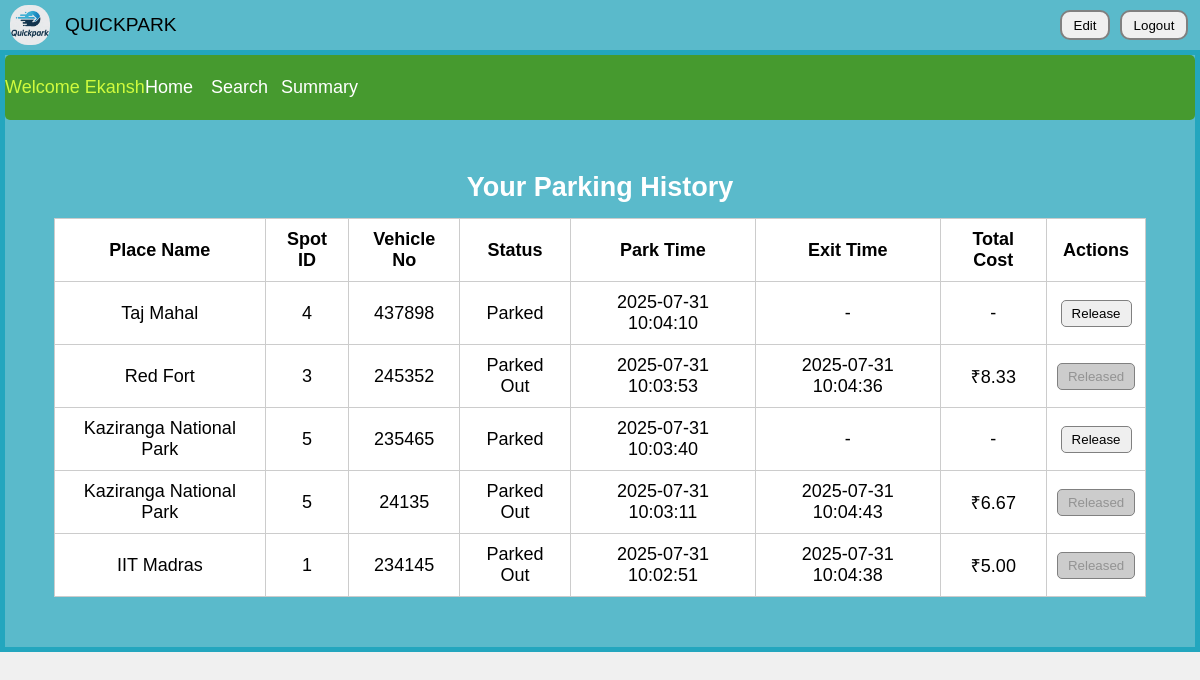
The app's page /user-home (signed in) with its own data.
### tables this page shows
CREATE TABLE Parking_History (
    id INTEGER PRIMARY KEY AUTOINCREMENT,
    user_id INTEGER NOT NULL,
    place_name TEXT NOT NULL,
    address TEXT NOT NULL,
    pincode TEXT NOT NULL,
    spot_id INTEGER NOT NULL,
    vehicle_no TEXT NOT NULL,
    status TEXT NOT NULL CHECK(status IN ('parked', 'parked out')),
    park_time TEXT NOT NULL,
    exit_time TEXT,
    price_per_hour REAL NOT NULL,
    total_cost REAL DEFAULT 0,
    FOREIGN KEY (user_id) REFERENCES users(id),
    FOREIGN KEY (spot_id) REFERENCES Parking_Details(id)
);

### application.py (the view)
@app.route('/user-home')
def user_home():
    if 'user_id' not in session or session.get('is_admin'):
        return redirect(url_for('login'))
    db = get_db()
    history = db.execute("""
        SELECT * FROM Parking_History
        WHERE user_id = ?
        ORDER BY park_time DESC
    """, (session['user_id'],)).fetchall()
    return render_template('user-home.html', history=history)

### application.py (called while the page is built)
def get_db():
    if 'db' not in g:
        g.db = sqlite3.connect(DATABASE)
        g.db.row_factory = sqlite3.Row
    return g.db

### templates/user-home.html (shortened to what this page needs)
<!DOCTYPE html>
<html>
<head>
    <link rel="stylesheet" href="{{ url_for('static', filename='style/style-user.css') }}">
</head>
<body>
    <div class="header">
        <div class="logo">
            <img class="logo-img" src="{{ url_for('static', filename='style/images/LOGO.png') }}">
        </div>
        <div class="name">QUICKPARK</div>
        <div class="edit">
            <a href="{{ url_for('edit_profile') }}">
                <button class="edit-button">Edit</button>
            </a>
        </div>
        <div class="logout">
            <a href="{{ url_for('logout') }}">
                <button class="logout-button">Logout</button>
            </a>
        </div>
    </div>
    <div class="container">
        <div class="nav-bar">
            <div class="admin"><p>Welcome {{ session['username'] }}</p></div>
            <div class="home"><a href="{{ url_for('user_home') }}">Home</a></div>
            <div class="search"><a href="{{ url_for('user_search') }}">Search</a></div>
            <div class="summary"><a href="{{ url_for('user_summary') }}">Summary</a></div>
        </div>
        <div class="lot-details">
            <h2>Your Parking History</h2>
            <table border="1">
                <thead>
                    <tr>
                        <th>Place Name</th>
                        <th>Spot ID</th>
                        <th>Vehicle No</th>
                        <th>Status</th>
                        <th>Park Time</th>
                        <th>Exit Time</th>
                        <th>Total Cost</th>
                        <th>Actions</th>
                    </tr>
                </thead>
                <tbody>
                    {% for record in history %}
                    <tr>
                        <td>{{ record.place_name }}</td>
                        <td>{{ record.spot_id }}</td>
                        <td>{{ record.vehicle_no }}</td>
                        <td>{{ 'Parked' if record.status == 'parked' else 'Parked Out' }}</td>
                        <td>{{ record.park_time }}</td>
                        <td>{{ record.exit_time or '-' }}</td>
                        <td>
                            {% if record.total_cost %}
                                ₹{{ "%.2f"|format(record.total_cost) }}
                            {% else %}
                                -
                            {% endif %}
                        </td>
                        <td>
                            {% if record.status == 'parked' %}
                            <form action="{{ url_for('release_spot', history_id=record.id) }}" method="POST">
                                <button type="submit">Release</button>
                            </form>
                            {% else %}
                            <button disabled>Released</button>
                            {% endif %}
                        </td>
                    </tr>
                    {% endfor %}
                </tbody>
            </table>
        </div>
    </div>
</body>
</html>

### static/style/style-user.css (style rules this page uses)
.header { display: grid; background: rgba(4, 156, 183, 0.632); height: 50px; align-items: center; grid-template-columns: 50px 1fr 60px 80px; }
.logo { display: inline-block; font-size: medium; height: 40px; width: 40px; align-self: center; margin-left: 10px; }
.logo-img { width: 40px; border-radius: 18px; }
.name { display: inline-block; margin-left: 15px; font-size: larger; align-self: center; }
.edit, .logout { display: inline-block; align-self: center; margin-right: 10px; }
.edit-button, .logout-button { height: 30px; border-radius: 10px; border: 2px solid gray; }
.edit-button { width: 50px; }
.logout-button { width: 68px; }
.container { display: block; font-size: large; color: rgba(213, 255, 63, 0.957); margin-top: 0; background-color: rgba(4, 156, 183, 0.632); background-size: cover; border: 5px solid rgba(4, 156, 183, 0.632); padding-bottom: 30px; }
.nav-bar { background-color: rgba(69, 152, 31, 0.905); height: 65px; border-radius: 5px; display: grid; align-items: center; grid-template-columns: 140px 60px 60px 60px 60px 1fr 60px; margin-bottom: 10px; }
.nav-bar .admin, .nav-bar .home, .nav-bar .user, .nav-bar .search, .nav-bar .summary { display: inline-block; }
.nav-bar .search { margin-left: 6px; }
.nav-bar .summary { margin-left: 16px; }
.nav-bar a { text-decoration: none; color: white; }
.lot-details { padding: 20px; color: black; text-align: center; }
.lot-details h2 { margin-bottom: 15px; color: white; }
.lot-details table { width: 95%; margin: 0 auto; border-collapse: collapse; background-color: white; }
.lot-details th, .lot-details td { padding: 10px; border: 1px solid #ccc; text-align: center; }
.lot-details button { padding: 5px 10px; border-radius: 5px; border: 1px solid gray; cursor: pointer; }
.lot-details button:disabled { background-color: #ccc; cursor: not-allowed; }
.lot-details form { display: inline; }
body { margin: 0; padding: 0; font-family: sans-serif; background-color: #f0f0f0; }

### records on screen
Parking_History: place_name "Taj Mahal", spot_id "4", vehicle_no "437898", status "Parked", park_time "2025-07-31 10:04:10", exit_time "-"
Parking_History: place_name "Red Fort", spot_id "3", vehicle_no "245352", status "Parked Out", park_time "2025-07-31 10:03:53", exit_time "2025-07-31 10:04:36", total_cost "8.33", shows "Released"
Parking_History: place_name "Kaziranga National Park", spot_id "5", vehicle_no "235465", status "Parked", park_time "2025-07-31 10:03:40", exit_time "-"
Parking_History: place_name "Kaziranga National Park", spot_id "5", vehicle_no "24135", status "Parked Out", park_time "2025-07-31 10:03:11", exit_time "2025-07-31 10:04:43", total_cost "6.67", shows "Released"
Parking_History: place_name "IIT Madras", spot_id "1", vehicle_no "234145", status "Parked Out", park_time "2025-07-31 10:02:51", exit_time "2025-07-31 10:04:38", total_cost "5.00", shows "Released"

### other values on screen
{{ session['username'] }} "Ekansh"
